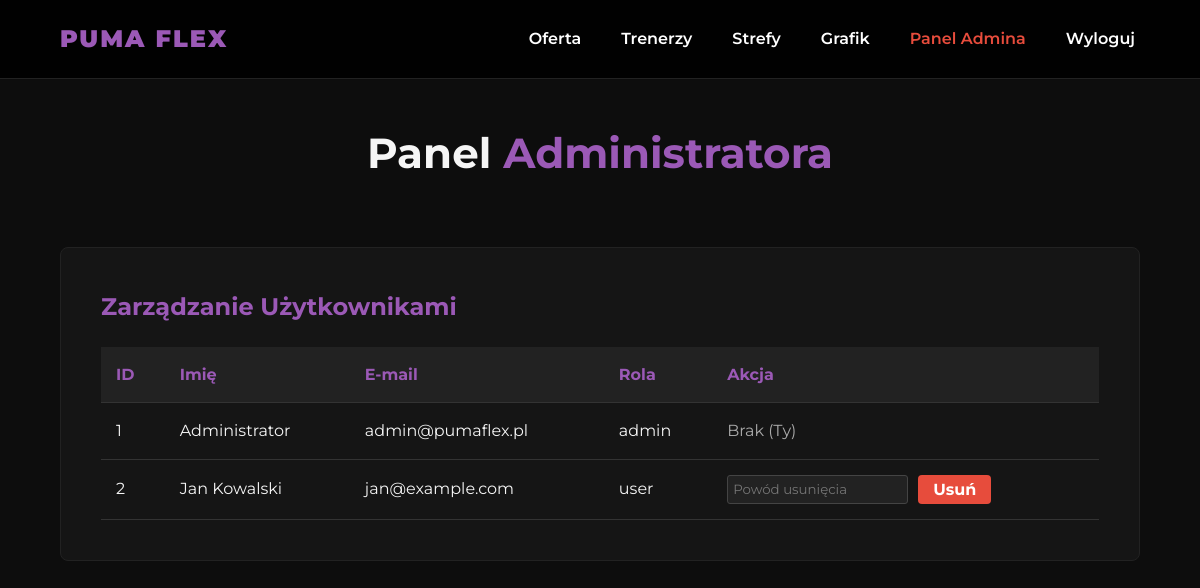
Screenshot of /panel_admina.php (signed in) with the database file from the repository.
### tables this page shows
CREATE TABLE users (
    id INT AUTO_INCREMENT PRIMARY KEY,
    name VARCHAR(100) NOT NULL,
    email VARCHAR(100) NOT NULL UNIQUE,
    password_hash VARCHAR(255) NOT NULL,
    role ENUM('user', 'admin') DEFAULT 'user',
    created_at TIMESTAMP DEFAULT CURRENT_TIMESTAMP
);

### panel_admina.php (the view, shortened to what this page needs)
<?php
require 'db.php';
$users = $pdo->query("SELECT id, name, email, role FROM users")->fetchAll();
include 'header.php';
?>
<main style="padding-top: 120px; min-height: 80vh; width: 90%; margin: 0 auto;">
    <h2 class="section-title">Panel <span>Administratora</span></h2>
    <div class="card" style="margin-bottom: 40px;">
        <h3>Zarządzanie Użytkownikami</h3>
        <table>
            <thead>
                <tr>
                    <th>ID</th><th>Imię</th><th>E-mail</th><th>Rola</th><th>Akcja</th>
                </tr>
            </thead>
            <tbody>
                <?php foreach($users as $u): ?>
                    <tr>
                        <td><?= $u['id'] ?></td>
                        <td><?= htmlspecialchars($u['name']) ?></td>
                        <td><?= htmlspecialchars($u['email']) ?></td>
                        <td><?= htmlspecialchars($u['role']) ?></td>
                        <td>
                            <?php if($u['id'] !== $_SESSION['user_id']): ?>
                                <form method="POST" style="display:flex; gap: 10px;">
                                    <input type="text" id="reason_<?= $u['id'] ?>" name="reason" placeholder="Powód usunięcia" required style="padding: 5px; border-radius: 3px; border: 1px solid #444; background: #222; color: #fff;">
                                    <button type="submit" class="btn btn-danger" style="padding: 5px 15px;">Usuń</button>
                                </form>
                            <?php else: ?>
                                <span style="color:#aaa;">Brak (Ty)</span>
                            <?php endif; ?>
                        </td>
                    </tr>
                <?php endforeach; ?>
            </tbody>
        </table>
    </div>
</main>

### style.css (style rules this page uses)
:root { --bg-dark: #0d0d0d; --bg-card: #151515; --text-light: #f5f5f5; --primary-color: #9b59b6; --primary-hover: #8e44ad; --danger: #e74c3c; --focus-ring: #c39bd3; }
* { margin: 0; padding: 0; box-sizing: border-box; font-family: 'Montserrat', sans-serif; }
body { background-color: var(--bg-dark); color: var(--text-light); line-height: 1.6; min-height: 100vh; display: flex; flex-direction: column; }
.btn { padding: 15px 30px; background: var(--primary-color); border: none; color: #fff; font-size: 16px; font-weight: 700; cursor: pointer; transition: 0.3s; text-decoration: none; display: inline-block; border-radius: 4px; }
.btn-danger { background: var(--danger); }
.section-title { font-size: 42px; text-align: center; margin-bottom: 60px; }
.section-title span { color: var(--primary-color); }
.card { background: var(--bg-card); padding: 40px; border-radius: 8px; transition: 0.3s; border: 1px solid #222; }
.card h3 { color: var(--primary-color); margin-bottom: 15px; font-size: 24px; }
table { width: 100%; border-collapse: collapse; margin-top: 20px; }
table th, table td { padding: 15px; text-align: left; border-bottom: 1px solid #333; }
table th { background: #222; color: var(--primary-color); }

### rows the page displays
users: id "1", name "Administrator", email "admin@pumaflex.pl", role "admin", shows "Brak (Ty)"
users: id "2", name "Jan Kowalski", email "jan@example.com", role "user"
